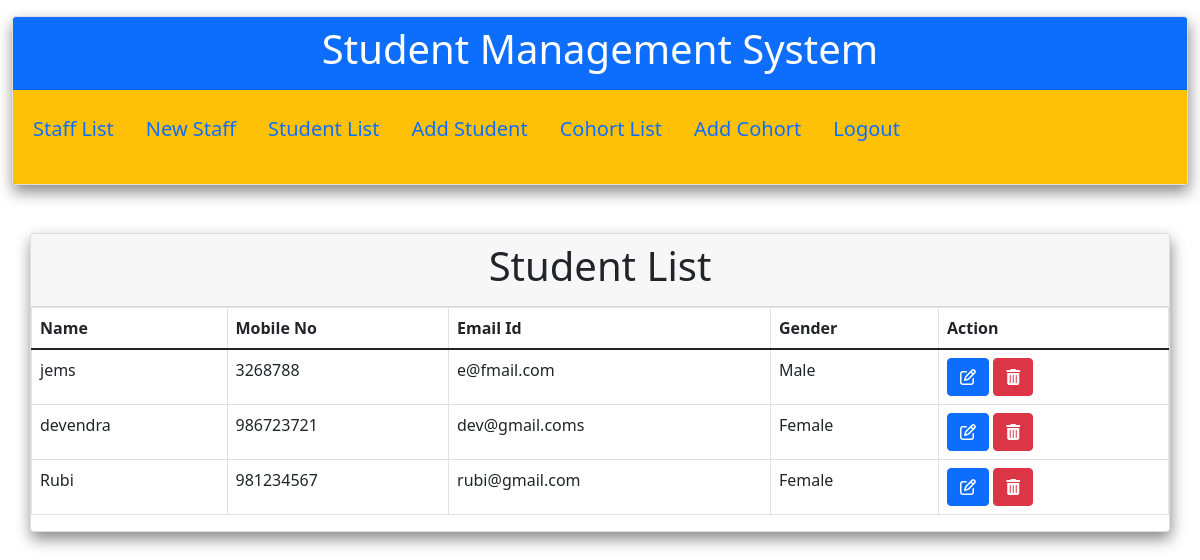
The page /student_list.php (signed in) on the database its author committed.
### tables this page shows
CREATE TABLE `students` (
  `student_id` int(11) NOT NULL,
  `student_name` varchar(50) NOT NULL,
  `mobile_no` bigint(20) NOT NULL,
  `email_id` varchar(50) NOT NULL,
  `gender` varchar(225) NOT NULL,
  `cohort_id` int(50) NOT NULL
);

### student_list.php (the view, shortened to what this page needs)
<?php
require 'config.php';
include ('header.php');
$query=$conn->prepare('select * from students');
$query->execute();
$result= $query->fetchall(PDO::FETCH_OBJ);
?>
<div class="container">
  <div class="row">
          <div class="col-sm-12 col-12 p-0 m-auto mt-5">
            <div class="card">
              <div class="card-header">
              <h1 class="text-center">Student List</h1>
            </div>
       <div class="card-body p-0">
  <table class="table table-bordered">
      <thead>
           <tr>
             <th>Name</th>
             <th>Mobile No</th>
             <th>Email Id</th>
             <th>Gender</th>
             <th>Action</th>
           </tr>
      </thead>
       <tbody>
         <?php foreach($result as $col)   {?>
            <tr>
              <td> <?php  echo $col->student_name;?></td>
              <td> <?php  echo $col->mobile_no;?></td>
              <td> <?php  echo $col->email_id;?> </td>
              <td> <?php  echo $col->gender;?></td>
              <td><a href="student_edit.php?myid=<?php echo $col->student_id; ?>" class="btn btn-primary btn-xs"><i class="fa fa-edit"></i> </a>
                   <a href="student_delete.php?delid=<?php echo $col->student_id; ?>"  class="btn btn-danger btn-xs"><i class="fa fa-trash"></i></td>
            </tr>
          <?php }?>
        </tbody>
      </table>
    </div>
  </div>
</div>
</div>
</div>
</body>
</html>

### css/custom.css (style rules this page uses)
.card { box-shadow: 1px 7px 15px #888; }

### rows shown on the page
students: student_name "jems", mobile_no "3268788", email "e@fmail.com", gender "Male"
students: student_name "devendra", mobile_no "986723721", email "dev@gmail.coms", gender "Female"
students: student_name "Rubi", mobile_no "981234567", email "rubi@gmail.com", gender "Female"
